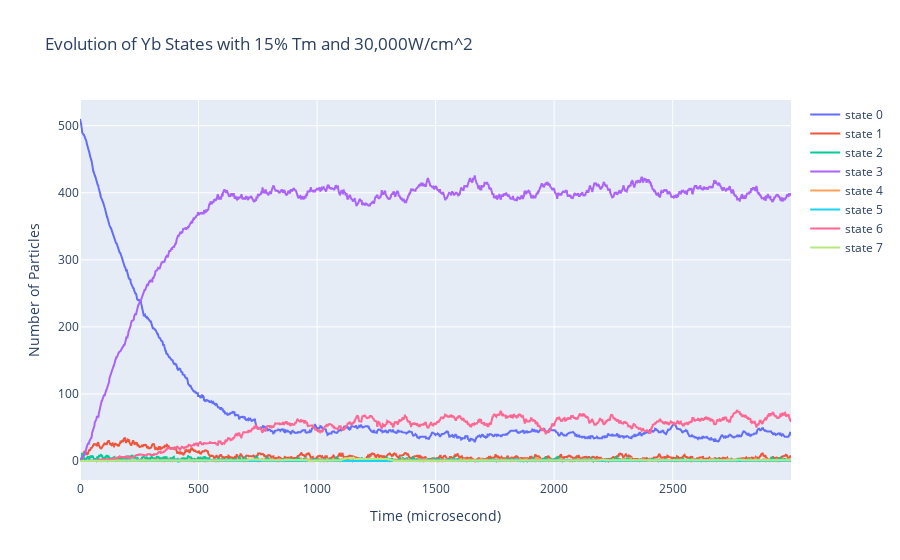

Notebook cell for this chart:
### Code cell
import plotly.graph_objects as go
traces = []
for i, y in r['tm_distribution'].items():
    trace = go.Scatter(y=y, mode='lines', name=f'state {i}')
    traces.append(trace)

fig = go.Figure(traces)

fig.update_layout(title='Evolution of Yb States with 15% Tm and 30,000W/cm^2', xaxis_title='Time (microsecond)', yaxis_title='Number of Particles')

fig.show()

### Figure 1 — Plotly figure (JSON) as saved in the notebook; plotly's stock layout.template omitted (floating-point values rounded to 4 significant figures; data arrays with more than 128 entries replaced by an {"elided": "..."} marker saying what was removed)
{"data": [{"mode": "lines", "name": "state 0", "type": "scatter", "y": {"elided": "3000 int values"}}, {"mode": "lines", "name": "state 1", "type": "scatter", "y": {"elided": "3000 int values"}}, {"mode": "lines", "name": "state 2", "type": "scatter", "y": {"elided": "3000 int values"}}, {"mode": "lines", "name": "state 3", "type": "scatter", "y": {"elided": "3000 int values"}}, {"mode": "lines", "name": "state 4", "type": "scatter", "y": {"elided": "3000 int values"}}, {"mode": "lines", "name": "state 5", "type": "scatter", "y": {"elided": "3000 int values"}}, {"mode": "lines", "name": "state 6", "type": "scatter", "y": {"elided": "3000 int values"}}, {"mode": "lines", "name": "state 7", "type": "scatter", "y": {"elided": "3000 int values"}}], "layout": {"title": {"text": "Evolution of Yb States with 15% Tm and 30,000W/cm^2"}, "xaxis": {"title": {"text": "Time (microsecond)"}}, "yaxis": {"title": {"text": "Number of Particles"}}}}
